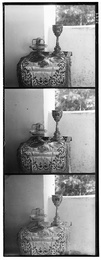
%> input picture hw4/samples/urn.jpg, 101 x 260 px, shrunk from 399 x 1024 before the run
$ octave code.m   (GNU Octave 9; MATLAB toolbox functions it lacks are replaced by stand-ins)
%> lines starting %> are read from the running program, lines starting %| are printed output that depends on the picture

image = im2double(imread('./samples/urn.jpg'));
%> image: size 260x101 double; min 0, max 1, mean 0.57

align_basic1 = align_basic(image);
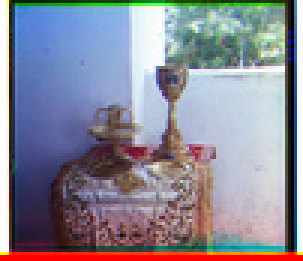
%> align_basic1: size 87x101x3 double (shown 3 times larger); mean R, G, B 0.543, 0.54, 0.594

align_better1 = align_better(image);
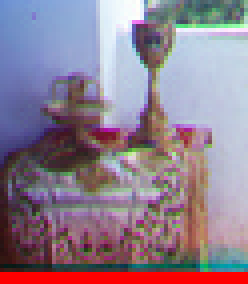
%> align_better1: size 71x62x3 double (shown 4 times larger); mean R, G, B 0.561, 0.498, 0.561

align_final1 = align_final(image);
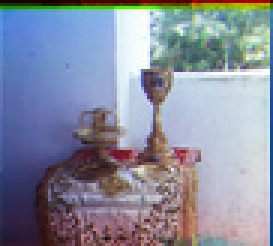
%> align_final1: size 82x91x3 double (shown 3 times larger); mean R, G, B 0.535, 0.556, 0.622


function align_basic = align_basic(image)
[height, width] = size(image);
    height1 = round(height/3);

    blue = imcrop(image, [0 0 width height1]);
    green = imcrop(image, [0 height1 width height1-1]);
    red = imcrop(image, [0 height1*2 width height1-1]);

%Norxcorr2 using red as a template
    redgreen = normxcorr2(green, red);
    redblue = normxcorr2(blue, red);


%Find peaks and calculate offsets
    [ypeak1, xpeak1] = find(redgreen==max(redgreen(:)));
    yoffSet1 = ypeak1-size(green,1);
    xoffSet1 = xpeak1-size(green,2);
%Check if offsets are past the +/- 30 boundry, and then change them if
%they are
    if yoffSet1 > 30
        yoffSet1 = 30;
    end

    if yoffSet1 < -30
        yoffSet1 = -30;
    end

    if xoffSet1 > 30
        xoffSet1 = 30;
    end

    if xoffSet1 < -30
        xoffSet1 = -30;
    end

 %Translate the redgreen image by the offsets
    redgreenimg = imtranslate(green, [xoffSet1,yoffSet1]);


 %Repeat for the redblue image
    [ypeak2, xpeak2] = find(redblue==max(redblue(:)));
    yoffSet2 = ypeak2-size(blue,1);
    xoffSet2 = xpeak2-size(blue,2);

    if yoffSet2 > 30
        yoffSet2 = 30;
    end

    if yoffSet2 < -30
        yoffSet2 = -30;
    end

    if xoffSet2 > 30
        xoffSet2 = 30;
    end

    if xoffSet2 < -30
        xoffSet2 = -30;
    end

    redblueimg = imtranslate(blue, [xoffSet2,yoffSet2]);


 %Concatenate the two images
    align_basic = cat(3, red, redgreenimg, redblueimg);

    figure
    imshow(align_basic);


end


function align_better = align_better(image)


  [height, width] = size(image);
    height1 = round(height/3);

    blue = imcrop(image, [0 0 width height1]);
    blue = imcrop(blue, [0.2*width 0.2*height1 0.6*width 0.6*height]);

    green = imcrop(image, [0 height1 width height1-1]);
    green = imcrop(green, [0.2*width 0.2*height1 0.6*width 0.6*height]);

    red = imcrop(image, [0 height1*2 width height1-1]);
    red = imcrop(red, [0.2*width 0.2*height1 0.6*width 0.6*height]);

%Norxcorr2 using red as a template
    redgreen = normxcorr2(green, red);
    redblue = normxcorr2(blue, red);


%Find peaks and calculate offsets
    [ypeak1, xpeak1] = find(redgreen==max(redgreen(:)));
    yoffSet1 = ypeak1-size(green,1);
    xoffSet1 = xpeak1-size(green,2);

%Check if offsets are past the +/- 30 boundry, and then change them if
%they are
    if yoffSet1 > 30
        yoffSet1 = 30;
    end

    if yoffSet1 < -30
        yoffSet1 = -30;
    end

    if xoffSet1 > 30
        xoffSet1 = 30;
    end

    if xoffSet1 < -30
        xoffSet1 = -30;
    end

 %Translate the redgreen image by the offsets
    redgreenimg = imtranslate(green, [xoffSet1,yoffSet1]);


 %Repeat for the redblue image
    [ypeak2, xpeak2] = find(redblue==max(redblue(:)));
    yoffSet2 = ypeak2-size(blue,1);
    xoffSet2 = xpeak2-size(blue,2);

    if yoffSet2 > 30
        yoffSet2 = 30;
    end

    if yoffSet2 < -30
        yoffSet2 = -30;
    end

    if xoffSet2 > 30
        xoffSet2 = 30;
    end

    if xoffSet2 < -30
        xoffSet2 = -30;
    end

    redblueimg = imtranslate(blue, [xoffSet2,yoffSet2]);


 %Concatenate the two images
    align_better = cat(3, red, redgreenimg, redblueimg);


    figure
    imshow(align_better);

end


%Ok I'm pretty proud of this next function, even though it's not the most
%graceful way of doing the job, it works pretty cleverly (if I do say so
%myself)!

%Unfortunately it's not perfect, but for some images it works beautifully
%(like Khan and Urn)

function align_final = align_final (image)
rowMeans = mean(image, 2); %Calculate the average values for the rows
columnMeans = mean(image, 1);%and the columns


rows2 = find(rowMeans(:,:) <= 0.3 & rowMeans(:,:) > 0); %Find all rows with
%mean values between 0.3 and 0
image(rows2,:) = [1]; %Give them the value of 1 (You'll see why in a bit!)

columns2 = find(columnMeans(:,:) <= 0.3 & columnMeans(:,:) > 0); %Same with
%columns
image(:,columns2) = [1];

rowMeans2 = mean(image, 2); %Now recalculate the means for rows
columnMeans2 = mean(image, 1);%and columns with our new values

rows = find(rowMeans2(:,:)>= 0.9); %And now find all rows with averages
%greater than or equal to 0.9. This also takes care of our row values of 0
%to 0.3, since we turned them into 1 before!
image(rows,:) = [];% Delete them

columns = find(columnMeans2(:,:)>= 0.9);%Same with columns
image(:,columns) = [];

%Now we have a successfully trimmed the rows & columns for our cropping!

%%%%%%%%%%%%%%%%%
[height, width] = size(image);
    height1 = round(height/3);

    blue = imcrop(image, [0 0 width height1]);
    green = imcrop(image, [0 height1 width height1-1]);
    red = imcrop(image, [0 height1*2 width height1-1]);

    redgreen = normxcorr2(green, red);
    redblue = normxcorr2(blue, red);

    [ypeak1, xpeak1] = find(redgreen==max(redgreen(:)));
    yoffSet1 = ypeak1-size(green,1);
    xoffSet1 = xpeak1-size(green,2);


    if yoffSet1 > 30
        yoffSet1 = 30;
    end

    if yoffSet1 < -30
        yoffSet1 = -30;
    end

    if xoffSet1 > 30
        xoffSet1 = 30;
    end

    if xoffSet1 < -30
        xoffSet1 = -30;
    end

    redgreenimg = imtranslate(green, [xoffSet1,yoffSet1]);


    [ypeak2, xpeak2] = find(redblue==max(redblue(:)));
    yoffSet2 = ypeak2-size(blue,1);
    xoffSet2 = xpeak2-size(blue,2);

    if yoffSet2 > 30
        yoffSet2 = 30;
    end

    if yoffSet2 < -30
        yoffSet2 = -30;
    end

    if xoffSet2 > 30
        xoffSet2 = 30;
    end

    if xoffSet2 < -30
        xoffSet2 = -30;
    end

    redblueimg = imtranslate(blue, [xoffSet2,yoffSet2]);


    align_final = cat(3, red, redgreenimg, redblueimg);

    figure
    imshow(align_final);


end

$ run again, with hw4/samples/camel.jpg copied over hw4/samples/urn.jpg
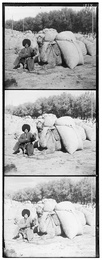
%> input picture hw4/samples/camel.jpg, 102 x 260 px, shrunk from 400 x 1024 before the run
%> `align_basic1 = align_basic(image);`:
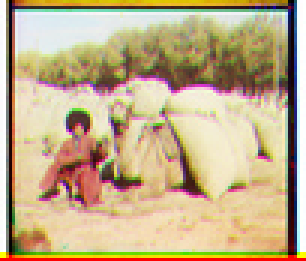
%> align_basic1: size 87x102x3 double (shown 3 times larger); mean R, G, B 0.766, 0.684, 0.539
%> `align_final1 = align_final(image);`:
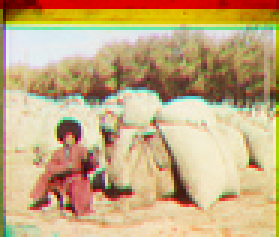
%> align_final1: size 79x93x3 double (shown 3 times larger); mean R, G, B 0.773, 0.669, 0.502

$ run again, with hw4/samples/cathedral.jpg copied over hw4/samples/urn.jpg
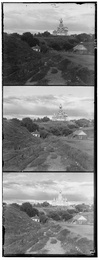
%> input picture hw4/samples/cathedral.jpg, 99 x 260 px, shrunk from 390 x 1024 before the run
%> `align_basic1 = align_basic(image);`:
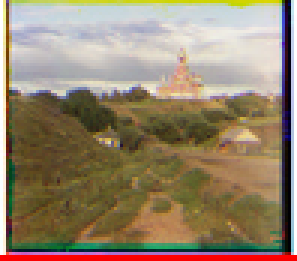
%> align_basic1: size 87x99x3 double (shown 3 times larger); mean R, G, B 0.586, 0.522, 0.427
%> `align_final1 = align_final(image);`:
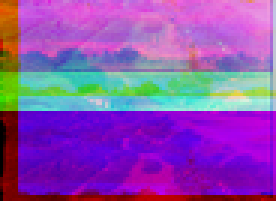
%> align_final1: size 67x92x3 double (shown 3 times larger); mean R, G, B 0.558, 0.302, 0.69

$ run again, with hw4/samples/chapel.jpg copied over hw4/samples/urn.jpg
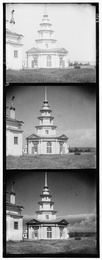
%> input picture hw4/samples/chapel.jpg, 102 x 260 px, shrunk from 401 x 1024 before the run
%> `align_basic1 = align_basic(image);`:
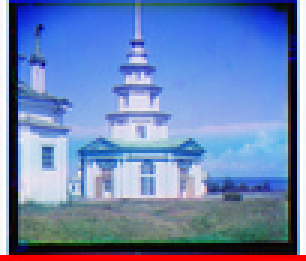
%> align_basic1: size 87x102x3 double (shown 3 times larger); mean R, G, B 0.424, 0.521, 0.712
%> `align_final1 = align_final(image);`:
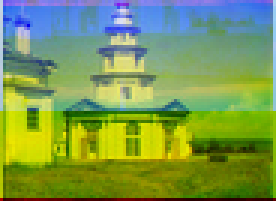
%> align_final1: size 67x92x3 double (shown 3 times larger); mean R, G, B 0.482, 0.601, 0.311
